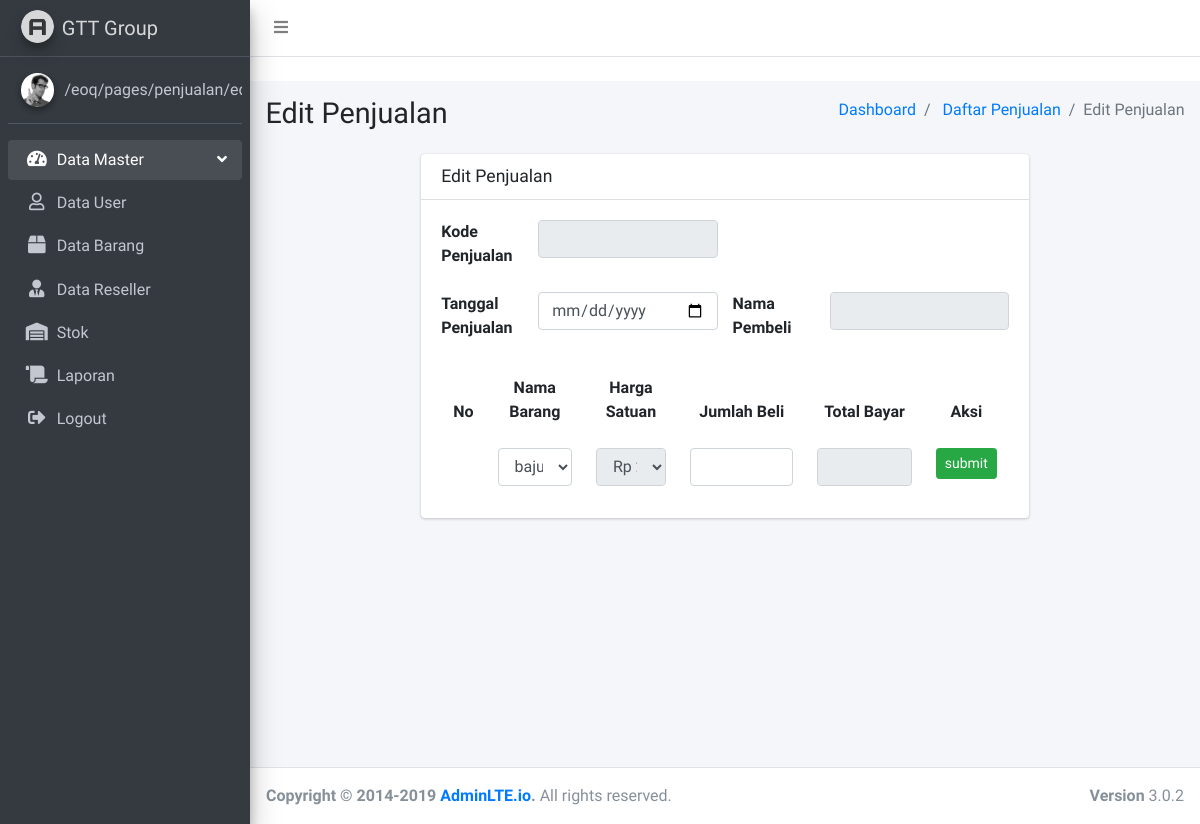
/pages/penjualan/edit.php, run on an earlier commit of the app's database.
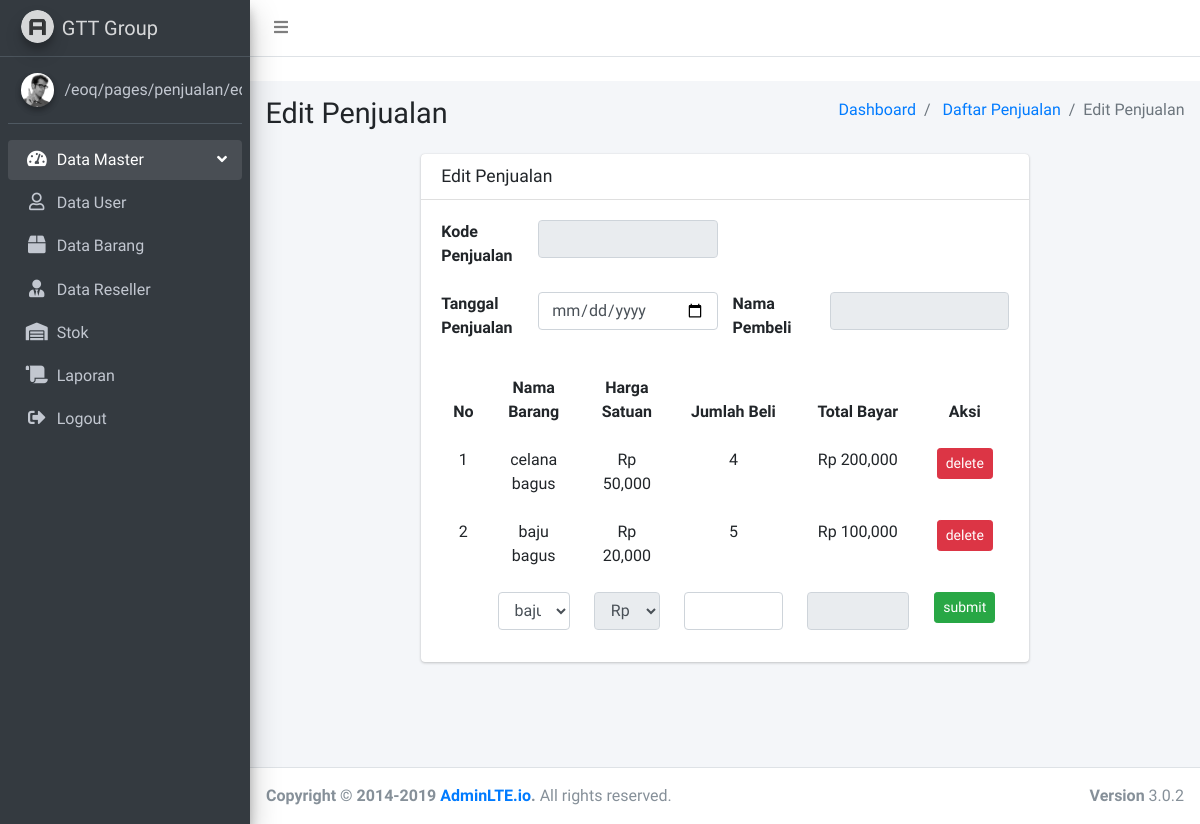
And on a later commit of the database.
### tables this page shows
CREATE TABLE `pivot` (
  `id` int(11) NOT NULL,
  `penjualan_id` int(11) NOT NULL,
  `barang_id` int(11) NOT NULL,
  `total` int(11) NOT NULL,
  `created_at` timestamp NOT NULL DEFAULT current_timestamp(),
  `updated_at` timestamp NOT NULL DEFAULT current_timestamp() ON UPDATE current_timestamp()
);

CREATE TABLE `barang` (
  `id` int(11) NOT NULL,
  `code` varchar(10) NOT NULL COMMENT 'ITM001\r\nITM002',
  `name` varchar(20) NOT NULL,
  `harga` int(11) UNSIGNED NOT NULL,
  `total` int(10) UNSIGNED NOT NULL COMMENT 'total akan berubah sesuai dengan transaksi yang dilakukan',
  `description` tinytext NOT NULL,
  `created_at` timestamp NOT NULL DEFAULT current_timestamp(),
  `updated_at` timestamp NOT NULL DEFAULT current_timestamp() ON UPDATE current_timestamp()
);

### pages/penjualan/edit.php (the view, shortened to what the changed rows need)
<?php
  include('../../Connect.php');
  $query = "SELECT
      pivot.id AS id,
      barang.name AS barang,
      barang.code AS code,
      barang.harga AS harga,
      pivot.total AS jumlah,
      pivot.penjualan_id AS penjualan,
      pivot.total*barang.harga AS bayar
    FROM pivot
    INNER JOIN barang ON pivot.barang_id=barang.id";
  $penjualans = $conn->query($query);
?>
<!DOCTYPE html>
<html>
<head>
  <link rel="stylesheet" href="../../plugins/fontawesome-free/css/all.min.css">
  <link rel="stylesheet" href="https://code.ionicframework.com/ionicons/2.0.1/css/ionicons.min.css">
  <link rel="stylesheet" href="../../dist/css/adminlte.min.css">
</head>
<body class="hold-transition sidebar-mini">
<div class="wrapper">
  <div class="content-wrapper">
    <section class="content-header">
      <div class="container-fluid">
        <div class="row mb-2">
          <div class="col-sm-6">
            <h1>Edit Penjualan</h1>
          </div>
        </div>
      </div>
    </section>
    <section class="content">
      <div class="container-fluid">
        <div class="row">
          <div class="col-md-8 mx-auto">
            <div class="card">
              <div class="card-body">
                <table class="table table-hover table-borderless text-center">
                  <thead>
                    <tr>
                      <th>No</th>
                      <th>Nama Barang</th>
                      <th>Harga Satuan</th>
                      <th>Jumlah Beli</th>
                      <th>Total Bayar</th>
                      <th>Aksi</th>
                    </tr>
                  </thead>
                  <tbody>
                  <?php
                  $i = 1;
                  while ($beli = $penjualans->fetch_array()) {
                    $btnDelete = "<form class='d-inline mx-1' action='/eoq/backend/penjualan/deleteItem.php?id=".$beli['penjualan']."&pivot=".$beli['id']."' method='post'>
                      <button type='submit' class='btn btn-danger btn-sm'>
                      delete
                      </button>
                    </form>";
                    echo "<tr>";
                      echo "<td>$i</td>";
                      echo "<td>".$beli['barang']."</td>";
                      echo "<td>Rp ".number_format($beli['harga'],0)."</td>";
                      echo "<td>".$beli['jumlah']."</td>";
                      echo "<td>Rp ".number_format($beli['bayar'], 0)."</td>";
                      echo "<td>".$btnDelete."</td>";
                    echo "</tr>";
                    $i++;
                  }
                  ?>
                  </tbody>
                </table>
              </div>
            </div>
          </div>
        </div>
      </div>
    </section>
  </div>
</div>
</body>
</html>

What changed in the data, as far as the page shows it:
added pivot: barang.name "celana bagus", barang.harga "50,000", total "4", bayar "200,000"
added pivot: barang.name "baju bagus", barang.harga "20,000", total "5", bayar "100,000"
